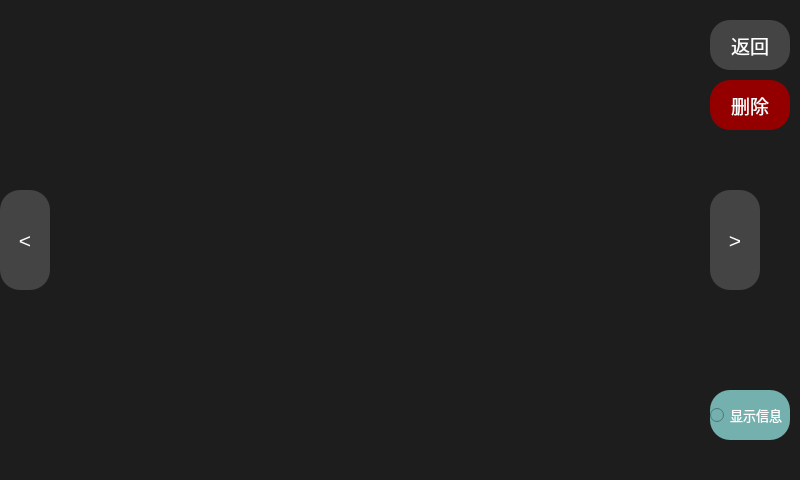
<?xml version="1.0" encoding="UTF-8"?>
<ui version="4.0">
 <class>gallery</class>
 <widget class="QMainWindow" name="gallery">
  <property name="geometry">
   <rect>
    <x>0</x>
    <y>0</y>
    <width>800</width>
    <height>480</height>
   </rect>
  </property>
  <property name="font">
   <font>
    <pointsize>14</pointsize>
   </font>
  </property>
  <property name="windowTitle">
   <string>MainWindow</string>
  </property>
  <property name="styleSheet">
   <string notr="true">background-color: rgb(29, 29, 29);
color: rgb(255, 255, 255);</string>
  </property>
  <widget class="QWidget" name="centralwidget">
   <property name="font">
    <font>
     <pointsize>14</pointsize>
    </font>
   </property>
   <property name="styleSheet">
    <string notr="true">color: rgb(255, 255, 255);
</string>
   </property>
   <widget class="QWidget" name="widget" native="true">
    <property name="geometry">
     <rect>
      <x>60</x>
      <y>0</y>
      <width>640</width>
      <height>480</height>
     </rect>
    </property>
    <property name="font">
     <font>
      <pointsize>14</pointsize>
     </font>
    </property>
   </widget>
   <widget class="QPushButton" name="lastBtn">
    <property name="geometry">
     <rect>
      <x>0</x>
      <y>190</y>
      <width>50</width>
      <height>100</height>
     </rect>
    </property>
    <property name="font">
     <font>
      <pointsize>16</pointsize>
     </font>
    </property>
    <property name="styleSheet">
     <string notr="true">background-color: rgb(68, 68, 68);
color: rgb(255, 255, 255);
border-radius: 20px;</string>
    </property>
    <property name="text">
     <string>&lt;</string>
    </property>
   </widget>
   <widget class="QPushButton" name="nextBtn">
    <property name="geometry">
     <rect>
      <x>710</x>
      <y>190</y>
      <width>50</width>
      <height>100</height>
     </rect>
    </property>
    <property name="font">
     <font>
      <pointsize>16</pointsize>
     </font>
    </property>
    <property name="styleSheet">
     <string notr="true">background-color: rgb(68, 68, 68);
color: rgb(255, 255, 255);
border-radius: 20px;</string>
    </property>
    <property name="text">
     <string>&gt;</string>
    </property>
   </widget>
   <widget class="QRadioButton" name="radioButton">
    <property name="geometry">
     <rect>
      <x>710</x>
      <y>390</y>
      <width>80</width>
      <height>50</height>
     </rect>
    </property>
    <property name="font">
     <font>
      <pointsize>10</pointsize>
     </font>
    </property>
    <property name="styleSheet">
     <string notr="true">background-color: rgb(115, 176, 174);
color: rgb(255, 255, 255);
border-radius: 20px;</string>
    </property>
    <property name="text">
     <string>显示信息</string>
    </property>
    <property name="iconSize">
     <size>
      <width>32</width>
      <height>32</height>
     </size>
    </property>
   </widget>
   <widget class="QPushButton" name="backBtn">
    <property name="geometry">
     <rect>
      <x>710</x>
      <y>20</y>
      <width>80</width>
      <height>50</height>
     </rect>
    </property>
    <property name="font">
     <font>
      <pointsize>14</pointsize>
     </font>
    </property>
    <property name="styleSheet">
     <string notr="true">background-color: rgb(68, 68, 68);
color: rgb(255, 255, 255);
border-radius: 20px;</string>
    </property>
    <property name="text">
     <string>返回</string>
    </property>
   </widget>
   <widget class="QPushButton" name="rm_Btn">
    <property name="geometry">
     <rect>
      <x>710</x>
      <y>80</y>
      <width>80</width>
      <height>50</height>
     </rect>
    </property>
    <property name="font">
     <font>
      <pointsize>14</pointsize>
     </font>
    </property>
    <property name="styleSheet">
     <string notr="true">background-color: rgb(148, 0, 0);
color: rgb(255, 255, 255);
border-radius: 20px;</string>
    </property>
    <property name="text">
     <string>删除</string>
    </property>
   </widget>
  </widget>
 </widget>
 <resources/>
 <connections/>
</ui>
